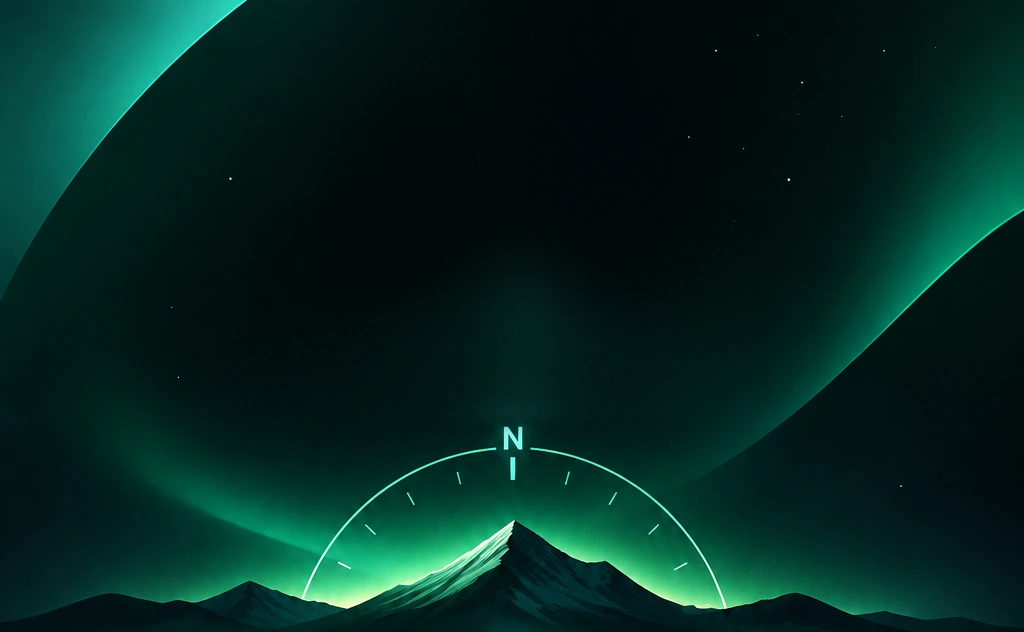
#> input picture assets/login/login_scene_dark.webp, 1024 x 632 px
$ python gerar_cena_login.py ../assets/login/login_scene_dark.webp
#> lines starting #> are read from the running program, lines starting #| are printed output that depends on the picture
#> further down, ref is the input picture: shape (632, 1024, 3); mean B, G, R 33.4, 39.2, 4
"""Gera a cena da tela de login (tema escuro e claro) a partir da referência.

Uso (fora do app; precisa de Pillow, numpy e opencv-python-headless):
    python tooling/gerar_cena_login.py <imagem_de_referencia.png>

A referência (1024x1536) não fica no repositório. O script:
- escuro: recorta a parte de cima (0..632 px), remove os textos da marca
  e suaviza o preenchimento;
- claro: recria a mesma composição em versão clara (céu menta, aurora
  translúcida, montanha em verdes profundos com a textura da original,
  arco/marcas/N em verde do tema claro), sem inverter cores.
Saída: assets/login/login_scene_dark.webp e login_scene_light.webp.
"""

import math
import os
import sys

import cv2
import numpy as np
from PIL import Image, ImageDraw, ImageFont

ROOT = os.path.dirname(os.path.dirname(os.path.abspath(__file__)))
OUT = os.path.join(ROOT, 'assets', 'login')
FONT = os.path.join(ROOT, 'assets', 'fonts', 'inter', 'Inter-Bold.ttf')
H, W = 632, 1024

# Caixas dos textos da marca na referência (x0, y0, x1, y1).
TEXT_BOXES = [(430, 30, 595, 150), (370, 140, 660, 235),
              (295, 245, 745, 365), (315, 365, 710, 408)]

# Crista das montanhas traçada sobre a referência (x, y).
RIDGE = [(0, 617), (50, 610), (80, 600), (105, 592), (120, 594), (150, 602),
         (165, 604), (180, 602), (200, 603), (225, 590), (245, 580),
         (262, 590), (280, 596), (300, 600), (320, 605), (348, 610),
         (380, 590), (400, 579), (420, 569), (450, 554), (480, 538),
         (512, 520), (516, 522), (530, 531), (550, 541), (575, 558),
         (602, 561), (625, 578), (650, 593), (685, 606), (720, 611),
         (740, 609), (760, 606), (775, 598), (790, 592), (805, 596),
         (830, 606), (850, 616), (880, 614), (910, 616), (950, 621),
         (1000, 626), (1023, 628)]


def rgb(hex_):
    return np.array([(hex_ >> 16) & 255, (hex_ >> 8) & 255, hex_ & 255],
                    np.float32) / 255


def lerp(a, b, t):
    return a + (b - a) * t


def dark_scene(ref):
    im = ref[:640]
    mask = np.zeros(im.shape[:2], np.uint8)
    for x0, y0, x1, y1 in TEXT_BOXES:
        mask[y0:y1, x0:x1] = 255
    mask = cv2.dilate(mask, np.ones((15, 15), np.uint8))
    small = cv2.resize(im, (256, 160), interpolation=cv2.INTER_AREA)
    ms = cv2.resize(mask, (256, 160), interpolation=cv2.INTER_NEAREST)
    fill = cv2.inpaint(small, ms, 12, cv2.INPAINT_NS)
    fill = cv2.GaussianBlur(fill, (0, 0), 6)
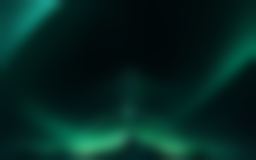
#> fill: shape (160, 256, 3); mean B, G, R 33.6, 39.5, 4.1
    fill = cv2.resize(fill, (1024, 640), interpolation=cv2.INTER_CUBIC)
#> fill: shape (640, 1024, 3)
    m = cv2.GaussianBlur(mask.astype(np.float32) / 255, (0, 0), 10)
    m = np.clip(m * 1.6, 0, 1)[..., None]
    noise = np.random.default_rng(1).normal(0, 1.2, fill.shape[:2])[..., None]
#> (the run stopped early here; a loop or call above may not have finished)
